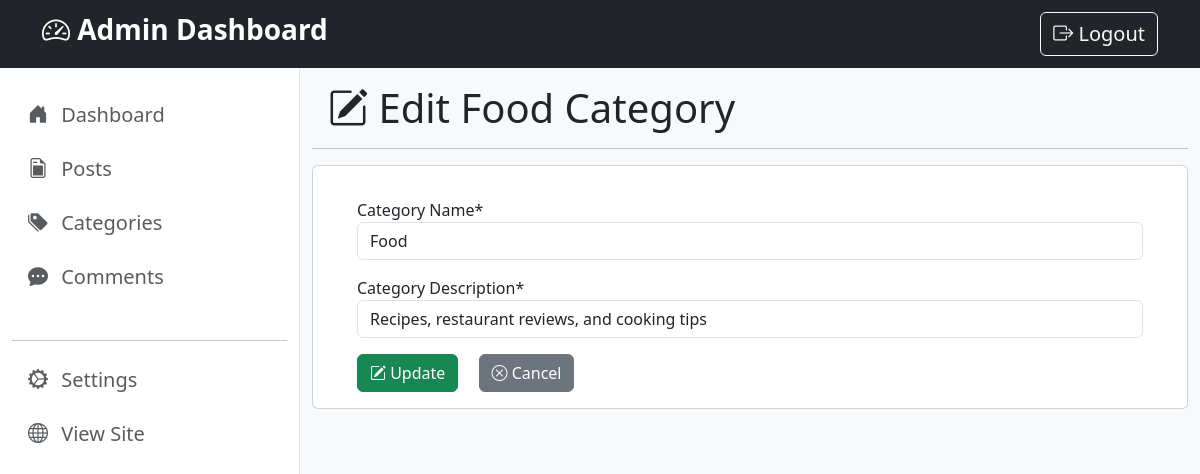
/admin/categories/edit.php?id=9&name=Food, run on the app's committed database.
### tables this page shows
CREATE TABLE `categories` (
  `id` int(11) NOT NULL,
  `name` varchar(255) NOT NULL,
  `description` text NOT NULL,
  `created_at` timestamp NOT NULL DEFAULT current_timestamp()
);

### admin/categories/edit.php (the view, shortened to what this page needs)
<?php
include("../../config/database.php");
include("../includes/header.php");
$id = $_GET["id"];
$name = $_GET["name"];
$sql = "SELECT * FROM `categories` WHERE id=?";
$stmt = $conn->prepare($sql);
$stmt->execute([$id]);
$result = $stmt->fetch(PDO::FETCH_ASSOC);
?>
<div class="container-fluid" style="height: 100vh;">
    <div class="row">
        <?php include("../includes/sidebar.php"); ?>
        <div class="col  bg-light " style="height: 150vh;">
            <h1 class="m-3"><i class="bi bi-pencil-square"></i> Edit <?= htmlspecialchars($name) ?> Category</h1>
            <hr>
            <div class="container bg-white p-3 card">
                <form action="" method="POST">
                    <div class="container">
                        <div class="item m-3">
                            <label for="name">Category Name*</label>
                            <input type="text" class=" form-control w-100" name="name" id="name"
                                value="<?= htmlspecialchars($result["name"]) ?>" required>
                        </div>
                        <div class="item m-3">
                            <label for="description">Category Description*</label>
                            <input type="text" class=" form-control" name="description" id="description"
                                value="<?= htmlspecialchars($result["description"]) ?>" required>
                        </div>
                        <button type="submit" class="btn btn-success ms-3"> <i class="bi bi-pencil-square"></i>
                            Update</button>
                        <a href="index.php" class="btn btn-secondary ms-3"> <i class="bi bi-x-circle"></i> Cancel</a>
                    </div>
                </form>
            </div>
        </div>
    </div>
</div>
<?php include("../includes/footer.php") ?>

### data on the page
categories: name "Food", description "Recipes, restaurant reviews, and cooking tips"

### other printed values
$name "Food"
